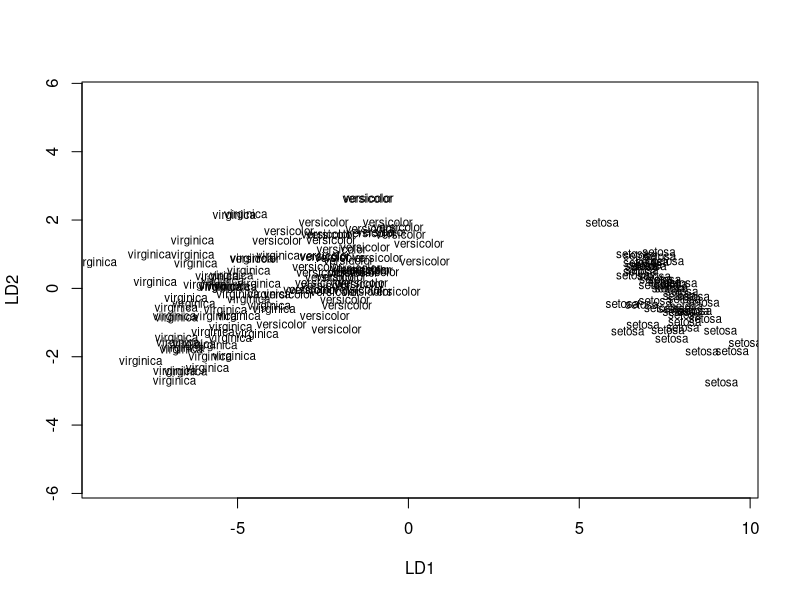
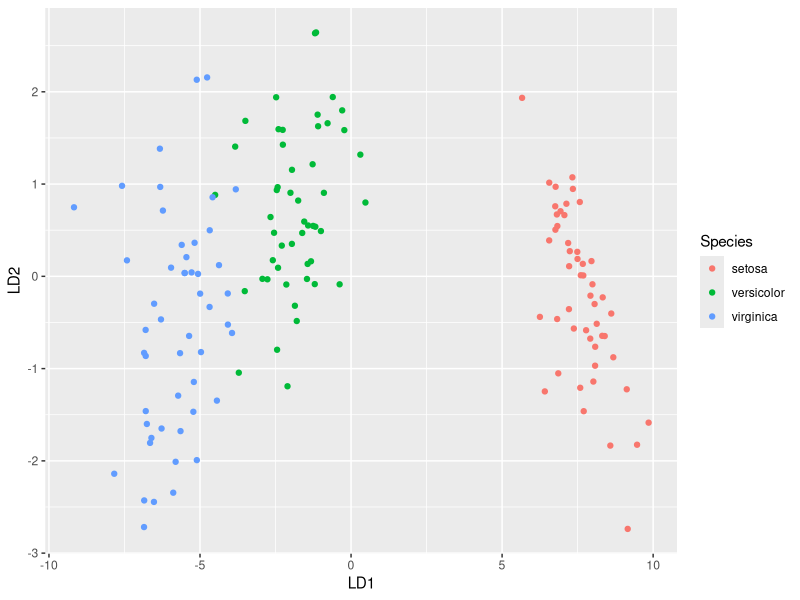

Source code (R) for these figures, in order:
## ---- chunk 1
library(datasets)
library(MASS)
library(ggplot2)
library(dplyr)
## ---- chunk 2
summary(iris)
lda.fit<-lda(Species~.,data=iris)
## ---- chunk 3
lda.fit
plot(lda.fit)

predictions <- lda.fit %>% predict(iris)
iris <- cbind(iris, predict(lda.fit)$x)
ggplot(iris, aes(LD1, LD2)) +
  geom_point(aes(color = Species))
